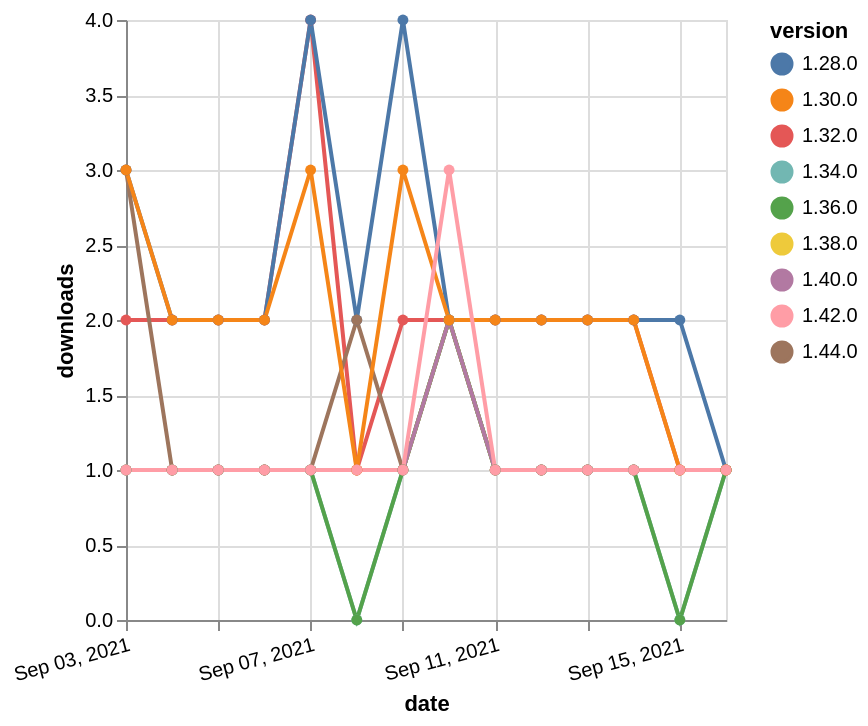

Describe this chart as a Vega-Lite specification.
### Vega-Lite specification from a JSON file in a GitHub repository (floating-point values rounded to 4 significant figures)
{"$schema": "https://vega.github.io/schema/vega-lite/v5.json", "description": "A simple bar chart with embedded data.", "data": {"values": [{"date": "2021-09-03", "total": 238, "delta": 1, "version": "1.34.0"}, {"date": "2021-09-04", "total": 239, "delta": 1, "version": "1.34.0"}, {"date": "2021-09-05", "total": 240, "delta": 1, "version": "1.34.0"}, {"date": "2021-09-06", "total": 241, "delta": 1, "version": "1.34.0"}, {"date": "2021-09-07", "total": 242, "delta": 1, "version": "1.34.0"}, {"date": "2021-09-08", "total": 242, "delta": 0, "version": "1.34.0"}, {"date": "2021-09-09", "total": 243, "delta": 1, "version": "1.34.0"}, {"date": "2021-09-10", "total": 245, "delta": 2, "version": "1.34.0"}, {"date": "2021-09-11", "total": 246, "delta": 1, "version": "1.34.0"}, {"date": "2021-09-12", "total": 247, "delta": 1, "version": "1.34.0"}, {"date": "2021-09-13", "total": 248, "delta": 1, "version": "1.34.0"}, {"date": "2021-09-14", "total": 249, "delta": 1, "version": "1.34.0"}, {"date": "2021-09-15", "total": 249, "delta": 0, "version": "1.34.0"}, {"date": "2021-09-16", "total": 250, "delta": 1, "version": "1.34.0"}, {"date": "2021-09-03", "total": 2335, "delta": 2, "version": "1.32.0"}, {"date": "2021-09-04", "total": 2337, "delta": 2, "version": "1.32.0"}, {"date": "2021-09-05", "total": 2339, "delta": 2, "version": "1.32.0"}, {"date": "2021-09-06", "total": 2341, "delta": 2, "version": "1.32.0"}, {"date": "2021-09-07", "total": 2345, "delta": 4, "version": "1.32.0"}, {"date": "2021-09-08", "total": 2346, "delta": 1, "version": "1.32.0"}, {"date": "2021-09-09", "total": 2348, "delta": 2, "version": "1.32.0"}, {"date": "2021-09-10", "total": 2350, "delta": 2, "version": "1.32.0"}, {"date": "2021-09-11", "total": 2352, "delta": 2, "version": "1.32.0"}, {"date": "2021-09-12", "total": 2354, "delta": 2, "version": "1.32.0"}, {"date": "2021-09-13", "total": 2356, "delta": 2, "version": "1.32.0"}, {"date": "2021-09-14", "total": 2358, "delta": 2, "version": "1.32.0"}, {"date": "2021-09-15", "total": 2359, "delta": 1, "version": "1.32.0"}, {"date": "2021-09-16", "total": 2360, "delta": 1, "version": "1.32.0"}, {"date": "2021-09-03", "total": 3054, "delta": 3, "version": "1.28.0"}, {"date": "2021-09-04", "total": 3056, "delta": 2, "version": "1.28.0"}, {"date": "2021-09-05", "total": 3058, "delta": 2, "version": "1.28.0"}, {"date": "2021-09-06", "total": 3060, "delta": 2, "version": "1.28.0"}, {"date": "2021-09-07", "total": 3064, "delta": 4, "version": "1.28.0"}, {"date": "2021-09-08", "total": 3066, "delta": 2, "version": "1.28.0"}, {"date": "2021-09-09", "total": 3070, "delta": 4, "version": "1.28.0"}, {"date": "2021-09-10", "total": 3072, "delta": 2, "version": "1.28.0"}, {"date": "2021-09-11", "total": 3074, "delta": 2, "version": "1.28.0"}, {"date": "2021-09-12", "total": 3076, "delta": 2, "version": "1.28.0"}, {"date": "2021-09-13", "total": 3078, "delta": 2, "version": "1.28.0"}, {"date": "2021-09-14", "total": 3080, "delta": 2, "version": "1.28.0"}, {"date": "2021-09-15", "total": 3082, "delta": 2, "version": "1.28.0"}, {"date": "2021-09-16", "total": 3083, "delta": 1, "version": "1.28.0"}, {"date": "2021-09-03", "total": 118, "delta": 3, "version": "1.44.0"}, {"date": "2021-09-04", "total": 119, "delta": 1, "version": "1.44.0"}, {"date": "2021-09-05", "total": 120, "delta": 1, "version": "1.44.0"}, {"date": "2021-09-06", "total": 121, "delta": 1, "version": "1.44.0"}, {"date": "2021-09-07", "total": 122, "delta": 1, "version": "1.44.0"}, {"date": "2021-09-08", "total": 124, "delta": 2, "version": "1.44.0"}, {"date": "2021-09-09", "total": 125, "delta": 1, "version": "1.44.0"}, {"date": "2021-09-10", "total": 127, "delta": 2, "version": "1.44.0"}, {"date": "2021-09-11", "total": 128, "delta": 1, "version": "1.44.0"}, {"date": "2021-09-12", "total": 129, "delta": 1, "version": "1.44.0"}, {"date": "2021-09-13", "total": 130, "delta": 1, "version": "1.44.0"}, {"date": "2021-09-14", "total": 131, "delta": 1, "version": "1.44.0"}, {"date": "2021-09-15", "total": 132, "delta": 1, "version": "1.44.0"}, {"date": "2021-09-16", "total": 133, "delta": 1, "version": "1.44.0"}, {"date": "2021-09-03", "total": 180, "delta": 1, "version": "1.38.0"}, {"date": "2021-09-04", "total": 181, "delta": 1, "version": "1.38.0"}, {"date": "2021-09-05", "total": 182, "delta": 1, "version": "1.38.0"}, {"date": "2021-09-06", "total": 183, "delta": 1, "version": "1.38.0"}, {"date": "2021-09-07", "total": 184, "delta": 1, "version": "1.38.0"}, {"date": "2021-09-08", "total": 185, "delta": 1, "version": "1.38.0"}, {"date": "2021-09-09", "total": 186, "delta": 1, "version": "1.38.0"}, {"date": "2021-09-10", "total": 188, "delta": 2, "version": "1.38.0"}, {"date": "2021-09-11", "total": 189, "delta": 1, "version": "1.38.0"}, {"date": "2021-09-12", "total": 190, "delta": 1, "version": "1.38.0"}, {"date": "2021-09-13", "total": 191, "delta": 1, "version": "1.38.0"}, {"date": "2021-09-14", "total": 192, "delta": 1, "version": "1.38.0"}, {"date": "2021-09-15", "total": 193, "delta": 1, "version": "1.38.0"}, {"date": "2021-09-16", "total": 194, "delta": 1, "version": "1.38.0"}, {"date": "2021-09-03", "total": 191, "delta": 1, "version": "1.36.0"}, {"date": "2021-09-04", "total": 192, "delta": 1, "version": "1.36.0"}, {"date": "2021-09-05", "total": 193, "delta": 1, "version": "1.36.0"}, {"date": "2021-09-06", "total": 194, "delta": 1, "version": "1.36.0"}, {"date": "2021-09-07", "total": 195, "delta": 1, "version": "1.36.0"}, {"date": "2021-09-08", "total": 195, "delta": 0, "version": "1.36.0"}, {"date": "2021-09-09", "total": 196, "delta": 1, "version": "1.36.0"}, {"date": "2021-09-10", "total": 198, "delta": 2, "version": "1.36.0"}, {"date": "2021-09-11", "total": 199, "delta": 1, "version": "1.36.0"}, {"date": "2021-09-12", "total": 200, "delta": 1, "version": "1.36.0"}, {"date": "2021-09-13", "total": 201, "delta": 1, "version": "1.36.0"}, {"date": "2021-09-14", "total": 202, "delta": 1, "version": "1.36.0"}, {"date": "2021-09-15", "total": 202, "delta": 0, "version": "1.36.0"}, {"date": "2021-09-16", "total": 203, "delta": 1, "version": "1.36.0"}, {"date": "2021-09-03", "total": 152, "delta": 1, "version": "1.40.0"}, {"date": "2021-09-04", "total": 153, "delta": 1, "version": "1.40.0"}, {"date": "2021-09-05", "total": 154, "delta": 1, "version": "1.40.0"}, {"date": "2021-09-06", "total": 155, "delta": 1, "version": "1.40.0"}, {"date": "2021-09-07", "total": 156, "delta": 1, "version": "1.40.0"}, {"date": "2021-09-08", "total": 157, "delta": 1, "version": "1.40.0"}, {"date": "2021-09-09", "total": 158, "delta": 1, "version": "1.40.0"}, {"date": "2021-09-10", "total": 160, "delta": 2, "version": "1.40.0"}, {"date": "2021-09-11", "total": 161, "delta": 1, "version": "1.40.0"}, {"date": "2021-09-12", "total": 162, "delta": 1, "version": "1.40.0"}, {"date": "2021-09-13", "total": 163, "delta": 1, "version": "1.40.0"}, {"date": "2021-09-14", "total": 164, "delta": 1, "version": "1.40.0"}, {"date": "2021-09-15", "total": 165, "delta": 1, "version": "1.40.0"}, {"date": "2021-09-16", "total": 166, "delta": 1, "version": "1.40.0"}, {"date": "2021-09-03", "total": 2523, "delta": 3, "version": "1.30.0"}, {"date": "2021-09-04", "total": 2525, "delta": 2, "version": "1.30.0"}, {"date": "2021-09-05", "total": 2527, "delta": 2, "version": "1.30.0"}, {"date": "2021-09-06", "total": 2529, "delta": 2, "version": "1.30.0"}, {"date": "2021-09-07", "total": 2532, "delta": 3, "version": "1.30.0"}, {"date": "2021-09-08", "total": 2533, "delta": 1, "version": "1.30.0"}, {"date": "2021-09-09", "total": 2536, "delta": 3, "version": "1.30.0"}, {"date": "2021-09-10", "total": 2538, "delta": 2, "version": "1.30.0"}, {"date": "2021-09-11", "total": 2540, "delta": 2, "version": "1.30.0"}, {"date": "2021-09-12", "total": 2542, "delta": 2, "version": "1.30.0"}, {"date": "2021-09-13", "total": 2544, "delta": 2, "version": "1.30.0"}, {"date": "2021-09-14", "total": 2546, "delta": 2, "version": "1.30.0"}, {"date": "2021-09-15", "total": 2547, "delta": 1, "version": "1.30.0"}, {"date": "2021-09-16", "total": 2548, "delta": 1, "version": "1.30.0"}, {"date": "2021-09-03", "total": 178, "delta": 1, "version": "1.42.0"}, {"date": "2021-09-04", "total": 179, "delta": 1, "version": "1.42.0"}, {"date": "2021-09-05", "total": 180, "delta": 1, "version": "1.42.0"}, {"date": "2021-09-06", "total": 181, "delta": 1, "version": "1.42.0"}, {"date": "2021-09-07", "total": 182, "delta": 1, "version": "1.42.0"}, {"date": "2021-09-08", "total": 183, "delta": 1, "version": "1.42.0"}, {"date": "2021-09-09", "total": 184, "delta": 1, "version": "1.42.0"}, {"date": "2021-09-10", "total": 187, "delta": 3, "version": "1.42.0"}, {"date": "2021-09-11", "total": 188, "delta": 1, "version": "1.42.0"}, {"date": "2021-09-12", "total": 189, "delta": 1, "version": "1.42.0"}, {"date": "2021-09-13", "total": 190, "delta": 1, "version": "1.42.0"}, {"date": "2021-09-14", "total": 191, "delta": 1, "version": "1.42.0"}, {"date": "2021-09-15", "total": 192, "delta": 1, "version": "1.42.0"}, {"date": "2021-09-16", "total": 193, "delta": 1, "version": "1.42.0"}]}, "width": "container", "mark": {"type": "line", "point": {"filled": true}}, "encoding": {"x": {"field": "date", "type": "temporal", "timeUnit": "yearmonthdate", "title": "date", "axis": {"labelAngle": -15}}, "y": {"field": "delta", "type": "quantitative", "title": "downloads"}, "color": {"field": "version", "type": "nominal"}, "tooltip": {"field": "delta"}}}
